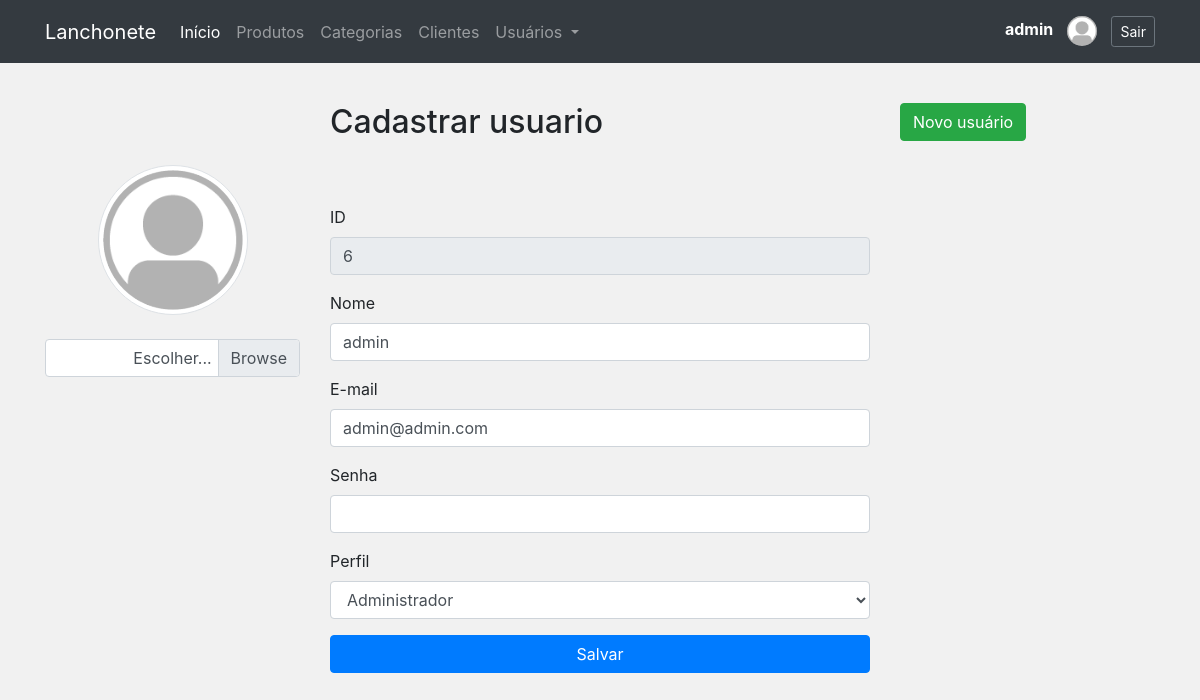
Screenshot of /form_usuario.php?id=6 (signed in) with the database file from the repository.
### tables this page shows
CREATE TABLE `usuarios` (
  `id` int(11) NOT NULL,
  `nome` varchar(100) NOT NULL,
  `email` varchar(100) NOT NULL,
  `senha` varchar(100) NOT NULL,
  `imagem` varchar(255) DEFAULT NULL,
  `perfil_id` int(11) DEFAULT NULL
);

CREATE TABLE `perfis` (
  `id` int(11) NOT NULL,
  `descricao` varchar(45) NOT NULL COMMENT 'Esta tabela armazenará todos os perfis que o sistema possa necessitar.',
  `status` char(1) NOT NULL DEFAULT '1'
);

### includes/funcoes.php (called while the page is built, shortened)
<?php
function retornaControle($controle = '')
{
	$permissoes = [];
	foreach($_SESSION['permissoes'] as $key => $data) {
	    if(array_search($controle, $_SESSION['permissoes'][$key])) {
			$permissoes = $_SESSION['permissoes'][$key];
			break;
		}
	}
	return $permissoes;
}

### classes/Conexao.php (called while the page is built, shortened)
<?php
class Conexao
{
	private $host;
	private $user;
	private $password;
	public function __construct() {
		$this->host = 'mysql:host=localhost;dbname=lanchonete_api';
		$this->user = 'root';
		$this->password = '';
	}
    public function conectar() {
    	try {
			$conn = new PDO(
							$this->host,
							$this->user,
							$this->password
						);
			return $conn;
		} catch (PDOException $e) {
			echo 'Erro na conexao. Erro reportado: ' . $e->getMessage();
			exit;
		}
    }
}

### classes/UsuarioDAO.php (called while the page is built, shortened)
<?php
require_once 'Model.php';
class UsuarioDAO extends Model
{
    public function __construct()
    {
     	$this->class = 'Usuario';
     	$this->tabela = 'usuarios';
    }
}

### classes/Model.php (called while the page is built, shortened)
<?php
require 'Conexao.php';
class Model
{
	protected $tabela;
	protected $class;
	protected $db;
	public function __construct()
	{
		$conexao = new Conexao();
		$this->db = $conexao->conectar();
	}
    public function listar($condicao = '')
    {
        $where = '';
    	$sql = "SELECT * FROM {$this->tabela} {$where}";
    	$stmt = $this->db->prepare($sql);
    	$stmt->setFetchMode(PDO::FETCH_CLASS, $this->class);
    	$stmt->execute();
    	return $stmt->fetchAll();
    }
    public function get($id)
    {
    	$sql = "SELECT * FROM {$this->tabela} WHERE id = {$id}";
    	$stmt = $this->db->prepare($sql);
    	$stmt->setFetchMode(PDO::FETCH_CLASS, $this->class);
    	$stmt->execute();
    	return $stmt->fetch();
    }
}

### classes/Usuario.php (called while the page is built, shortened)
<?php
class Usuario
{
	private $id;
	private $nome;
	private $email;
    private $imagem;
    private $perfil_id;
    public function getId()
    {
        return $this->id;
    }
    public function getNome()
    {
        return $this->nome;
    }
    public function getEmail()
    {
        return $this->email;
    }
    public function getImagem()
    {
        return $this->imagem;
    }
    public function getPerfilId()
    {
        return $this->perfil_id;
    }
}

### classes/PerfilDAO.php (called while the page is built, shortened)
<?php
require_once 'Model.php';
class PerfilDAO extends Model
{
    public function __construct()
    {
        $this->tabela = 'perfis';
        $this->class = 'Perfil';
    }
}

### classes/Perfil.php (called while the page is built, shortened)
<?php
class Perfil
{
	private $id;
	private $descricao;
    public function getId()
    {
        return $this->id;
    }
    public function getDescricao()
    {
        return $this->descricao;
    }
}

### form_usuario.php (the view, shortened to what this page needs)
<?php include './layout/header.php'; ?>
<?php include './layout/menu.php'; ?>
<?php
	$permissoes = retornaControle('usuario');
	require 'classes/Usuario.php';
	require 'classes/UsuarioDAO.php';
	require 'classes/Perfil.php';
	require 'classes/PerfilDAO.php';
	$perfilDAO = new PerfilDAO();
	$perfis = $perfilDAO->listar();
	$usuario = new Usuario();
	if(isset($_GET['id']) && $_GET['id'] != '') {
		$id = $_GET['id'];
		$usuarioDAO = new UsuarioDAO();
		$usuario = $usuarioDAO->get($id);
	}
?>
<div class="row" style="margin-top:40px">
	<div class="col-6 offset-3">
		<h2>Cadastrar usuario</h2>
	</div>
	<?php if($permissoes['insert']): ?>
	<div class="col-2">
		<a href="form_usuario.php" class="btn btn-success">Novo usuário</a>
	</div>
	<?php endif; ?>
</div>
<form action="controle_usuario.php?acao=<?= ( $usuario->getId() != '' ? 'editar' : 'cadastrar' )?>" method="post" enctype="multipart/form-data">
	<div class="row">
		<div class="col-3 text-center">
			<img src="/assets/img/usuarios/<?= ($usuario->getImagem() != '' && file_exists('assets/img/usuarios/'.$usuario->getImagem()) ? $usuario->getImagem() : 'usuario.png') ?>" alt="" width="150" class="rounded-circle img-thumbnail" id="fotopreview">
			<br>
			<br>
			<div class="custom-file">
			  <label class="custom-file-label" for="imagem">Escolher...</label>
			</div>
		</div>
		<div class="col-6">
			<p>&nbsp;</p>
				<div class="form-group">
					<label for="id">ID</label>
					<input type="text" class="form-control" name="id" id="id" value="<?=($usuario->getId() != '' ? $usuario->getId() : '')?>" readonly>
				</div>
				<div class="form-group">
					<label for="nome">Nome</label>
					<input type="text" class="form-control" name="nome" id="nome" required value="<?= ($usuario->getNome() != '' ? $usuario->getNome() : '') ?>">
				</div>
				<div class="form-group">
					<label for="email">E-mail</label>
					<input type="email" name="email" id="email" class="form-control" required value="<?= ($usuario->getEmail() != '' ? $usuario->getEmail() : ''); ?>">
				</div>
				<div class="form-group">
					<label for="senha">Senha</label>
					<input type="password" name="senha" id="senha" class="form-control"
					<?= ($usuario->getId() == '' ? ' required' : '' ) ?>>
				</div>
				<div class="form-group">
					<label for="perfil_id">Perfil</label>
					<select class="form-control" name="perfil_id" id="perfil_id">
					<?php foreach ($perfis as $perfil): ?>
						<option value="<?= $perfil->getId() ?>"
							<?= ($perfil->getId() == $usuario->getPerfilId() ? 'selected' : '') ?>
							><?= $perfil->getDescricao() ?></option>
					<?php endforeach; ?>
					</select>
				</div>
				<?php if(($permissoes['insert'] && $usuario->getId() == '')
						|| ($permissoes['update'] && $usuario->getId() != '')
						 || ($_SESSION['id_usuario'] == $usuario->getId())): ?>
				<div class="form-group">
					<button type="submit" class="btn btn-primary w-100">Salvar</button>
				</div>
				<?php endif; ?>
		</div>
	</div>
</form>
<?php include './layout/footer.php'; ?>

### assets/css/estilo.css (style rules this page uses)
body { background: #f1f1f1; }
.row { margin-bottom: 15px; }

### rows the page displays
usuarios: id "6", nome "admin", email "admin@admin.com", perfil_id "Administrador"

### other values shown
$_SESSION['nome'] "admin"
